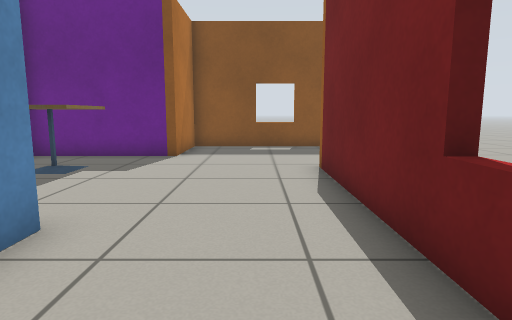
view 1 (above)

12 first-person views from a walk through a Gazebo world. The camera is 0.69 m above the floor, tilts 8° down and sees 75° across. The lines on the ground mark 1 m squares. The floor is counted in squares, 0.5 m on a side. Each view is taken from the middle of a square. On the plan, view 1 faces up. The plan holds only what a view shows up to about 15 squares ahead; the rest is blank.

view 2
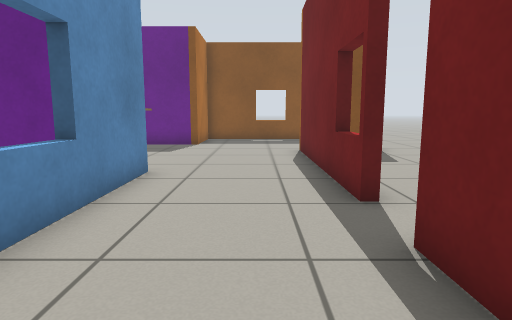

view 3
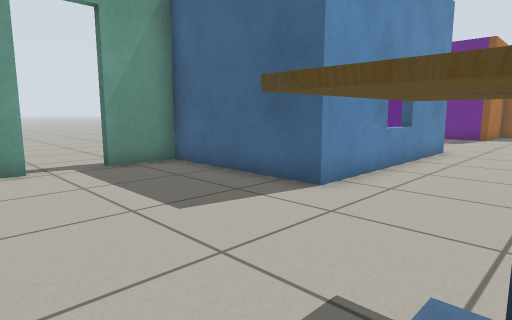

view 4
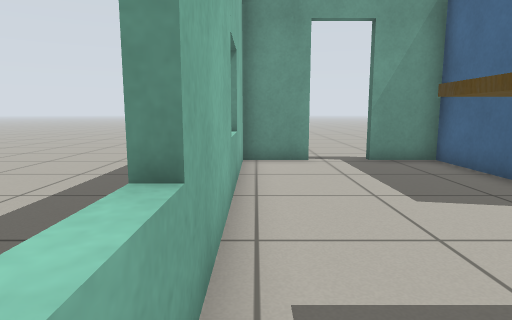

view 5
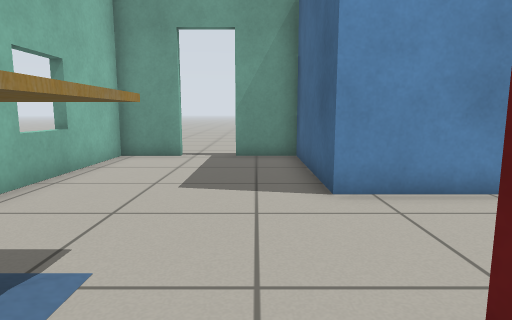

view 6
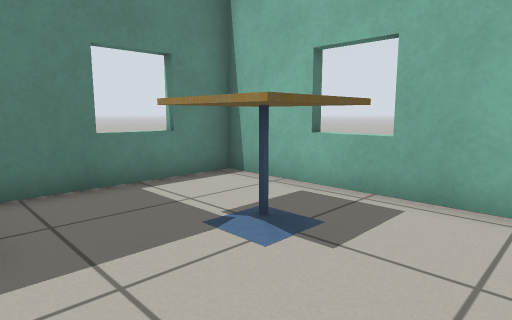

view 7
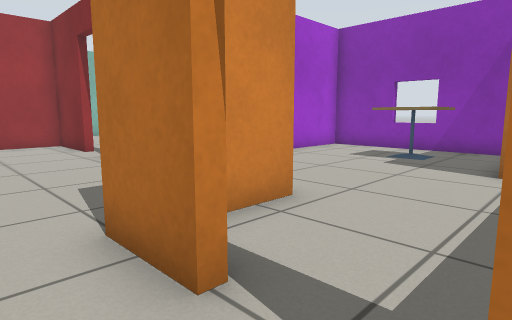

view 8
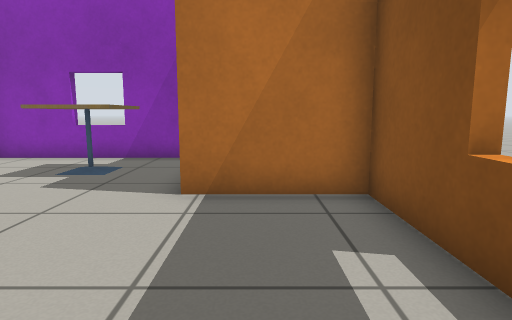

view 9
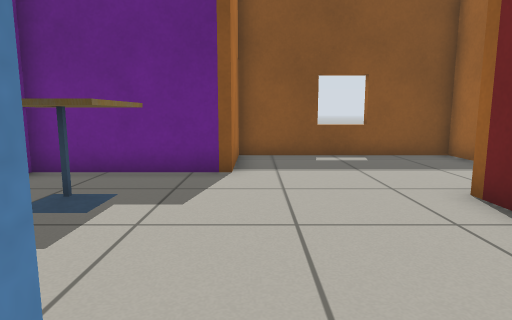

view 10
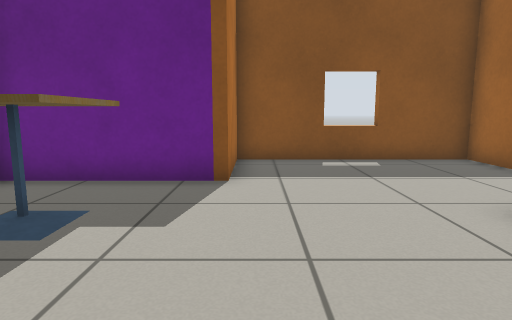

view 11
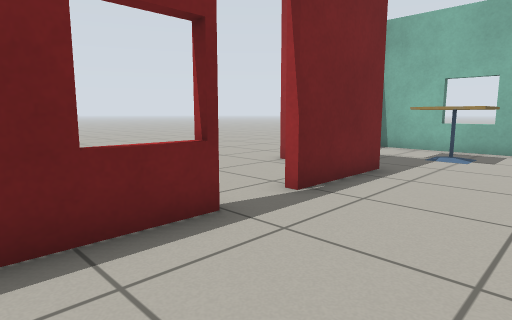

view 12
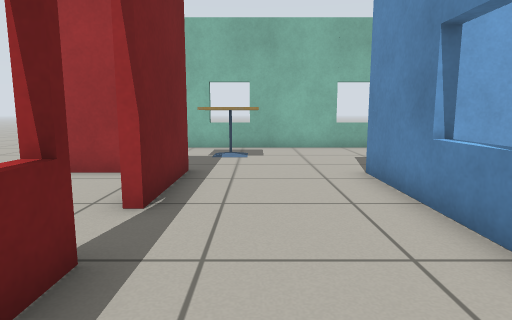

### Floor plan
Key: @ floor where view 1 was taken; # wall or solid block; . floor; D open door; = window, fence, low wall or low ledge; T cafe table.
Columns run from 9 left of view 1 to 6 right of it. Each row starts with its distance up from view 1.
 14       ####=###
 13       #......#
 12       #......# .
 11  ######......DD.
 10  #...........DD.
  9  #.TTT.......#..
  8  #. TT.....###..
  7  =..TT.....# ..
  6  #.........# ..
  5  #.........#...
  4  ######....#...
  3       #....#...
  2       #....=...
  1       #....D...
  0       =..@.D..
 -1       #....#...
 -2       #....#....
 -3      ##....#....
 -4  #####.....###..
 -5 .#...........#
 -6 .D.......TT..#
 -7 .D.......TT..=
 -8 .#.......TT..#
 -9  #...........#
-10  ####=####=###

Positions as (right, up) in squares from view 1, and headings:
1: (0, 0), facing up
2: (0, -4), facing up
3: (1, -9), facing up-left
4: (2, -9), facing left
5: (3, -5), facing left
6: (-2, -4), facing down-right
7: (6, 12), facing down-left
8: (3, 12), facing left
9: (-2, 3), facing up
10: (-2, 4), facing up
11: (-2, 4), facing down-right
12: (0, 4), facing down
